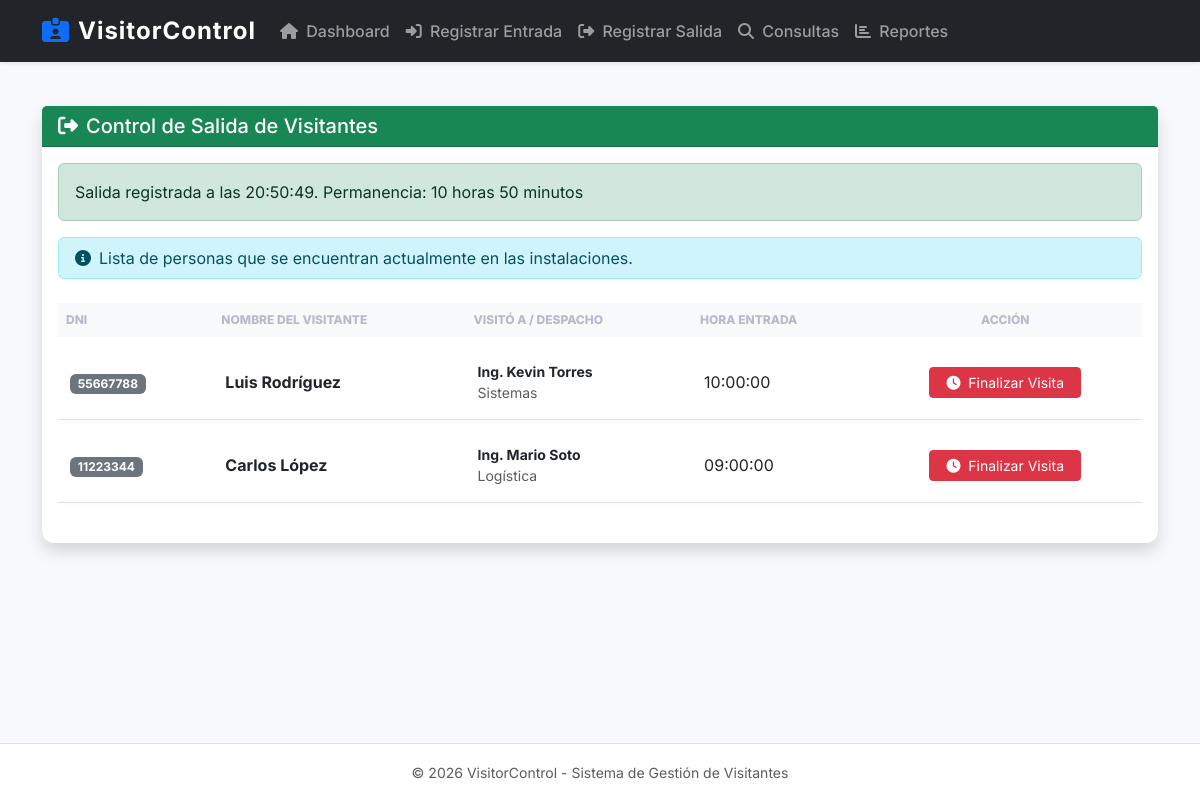
Screenshot of /modulos/registro_salida.php?finalizar=5 with the database file from the repository.
### tables this page shows
CREATE TABLE IF NOT EXISTS visita (
    id_visita INT AUTO_INCREMENT PRIMARY KEY,
    id_persona INT NOT NULL,
    id_despacho INT NOT NULL,
    id_funcionario INT NOT NULL,
    fecha DATE NOT NULL,
    hora_entrada TIME NOT NULL,
    hora_salida TIME DEFAULT NULL,
    tiempo_permanencia VARCHAR(50) DEFAULT NULL,
    FOREIGN KEY (id_persona) REFERENCES persona(id_persona),
    FOREIGN KEY (id_despacho) REFERENCES despacho(id_despacho),
    FOREIGN KEY (id_funcionario) REFERENCES funcionario(id_funcionario)
);

CREATE TABLE IF NOT EXISTS persona (
    id_persona INT AUTO_INCREMENT PRIMARY KEY,
    nombre VARCHAR(100) NOT NULL,
    dni VARCHAR(20) NOT NULL UNIQUE
);

CREATE TABLE IF NOT EXISTS funcionario (
    id_funcionario INT AUTO_INCREMENT PRIMARY KEY,
    id_despacho INT NOT NULL,
    nombre VARCHAR(100) NOT NULL,
    cargo VARCHAR(100),
    FOREIGN KEY (id_despacho) REFERENCES despacho(id_despacho)
);

CREATE TABLE IF NOT EXISTS despacho (
    id_despacho INT AUTO_INCREMENT PRIMARY KEY,
    nombre VARCHAR(100) NOT NULL
);

### modulos/registro_salida.php (the view)
<?php
require_once "../config/conexion.php";
include_once "../includes/header.php";
include_once "../includes/navbar.php";
$mensaje = "";
if (isset($_GET['finalizar'])) {
    $id_visita = $_GET['finalizar'];
    $hora_salida = date('H:i:s');
    $sql_v = "SELECT hora_entrada FROM visita WHERE id_visita = $id_visita";
    $res_v = mysqli_query($conexion, $sql_v);
    $visita = mysqli_fetch_assoc($res_v);
    if ($visita) {
        $hora_entrada = $visita['hora_entrada'];
        $sql_calc = "SELECT TIMEDIFF('$hora_salida', '$hora_entrada') as diff";
        $res_calc = mysqli_query($conexion, $sql_calc);
        $diff_raw = mysqli_fetch_assoc($res_calc)['diff'];
        $partes = explode(':', $diff_raw);
        $horas = (int)$partes[0];
        $minutos = (int)$partes[1];
        $tiempo_legible = "$horas horas $minutos minutos";
        $sql_update = "UPDATE visita SET
                       hora_salida = '$hora_salida',
                       tiempo_permanencia = '$tiempo_legible'
                       WHERE id_visita = $id_visita";
        if (mysqli_query($conexion, $sql_update)) {
            $mensaje = "<div class='alert alert-success'>Salida registrada a las $hora_salida. Permanencia: $tiempo_legible</div>";
        }
    }
}
$sql_dentro = "SELECT v.*, p.nombre, p.dni, d.nombre as despacho, f.nombre as funcionario
               FROM visita v
               JOIN persona p ON v.id_persona = p.id_persona
               JOIN despacho d ON v.id_despacho = d.id_despacho
               JOIN funcionario f ON v.id_funcionario = f.id_funcionario
               WHERE v.hora_salida IS NULL
               ORDER BY v.hora_entrada DESC";
$res_dentro = mysqli_query($conexion, $sql_dentro);
?>
<div class="container container-main fade-in">
    <div class="row">
        <div class="col-12">
            <div class="card shadow">
                <div class="card-header bg-success text-white">
                    <h5 class="mb-0"><i class="fas fa-sign-out-alt me-2"></i>Control de Salida de Visitantes</h5>
                </div>
                <div class="card-body">
                    <?php echo $mensaje; ?>
                    <div class="alert alert-info py-2">
                        <i class="fas fa-info-circle me-2"></i>Lista de personas que se encuentran actualmente en las instalaciones.
                    </div>
                    <div class="table-responsive">
                        <table class="table table-hover align-middle">
                            <thead class="table-light">
                                <tr>
                                    <th>DNI</th>
                                    <th>Nombre del Visitante</th>
                                    <th>Visitó a / Despacho</th>
                                    <th>Hora Entrada</th>
                                    <th class="text-center">Acción</th>
                                </tr>
                            </thead>
                            <tbody>
                                <?php if (mysqli_num_rows($res_dentro) > 0): ?>
                                    <?php while($row = mysqli_fetch_assoc($res_dentro)): ?>
                                        <tr>
                                            <td><span class="badge bg-secondary"><?php echo $row['dni']; ?></span></td>
                                            <td class="fw-bold"><?php echo $row['nombre']; ?></td>
                                            <td>
                                                <div class="small fw-bold"><?php echo $row['funcionario']; ?></div>
                                                <div class="small text-muted"><?php echo $row['despacho']; ?></div>
                                            </td>
                                            <td><?php echo $row['hora_entrada']; ?></td>
                                            <td class="text-center">
                                                <a href="?finalizar=<?php echo $row['id_visita']; ?>"
                                                   class="btn btn-danger btn-sm px-3"
                                                   onclick="return confirm('¿Registrar la salida de este visitante?')">
                                                   <i class="fas fa-clock me-1"></i> Finalizar Visita
                                                </a>
                                            </td>
                                        </tr>
                                    <?php endwhile; ?>
                                <?php else: ?>
                                    <tr>
                                        <td colspan="5" class="text-center py-4 text-muted">No hay personas registradas "En Planta".</td>
                                    </tr>
                                <?php endif; ?>
                            </tbody>
                        </table>
                    </div>
                </div>
            </div>
        </div>
    </div>
</div>
<?php include_once "../includes/footer.php"; ?>

### assets/css/style.css (style rules this page uses)
:root { --primary: #4e73df; --success: #1cc88a; --info: #36b9cc; --warning: #f6c23e; --danger: #e74a3b; --secondary: #858796; --dark: #5a5c69; }
body { font-family: 'Inter', sans-serif; background-color: #f8f9fc; color: #5a5c69; display: flex; flex-direction: column; min-height: 100vh; }
.container-main { flex: 1; padding-top: 20px; padding-bottom: 40px; }
.card { border: none; border-radius: 0.75rem; transition: transform 0.2s ease, box-shadow 0.2s ease; }
.fade-in { animation: fadeIn 0.5s ease-in; }
.table { border-collapse: separate; border-spacing: 0 8px; }
.table thead th { border-bottom: none; text-transform: uppercase; font-size: 0.75rem; color: #b7b9cc; font-weight: 800; }
.table tbody tr { background-color: #fff; box-shadow: 0 2px 4px rgba(0,0,0,0.02); border-radius: 8px; }
.table tbody td { border-top: none; padding: 1rem 0.75rem; }

### rows the page displays
visita: id_persona.dni "55667788", id_persona.nombre "Luis Rodríguez", id_funcionario.nombre "Ing. Kevin Torres", id_despacho.nombre "Sistemas", hora_entrada "10:00:00"
visita: id_persona.dni "11223344", id_persona.nombre "Carlos López", id_funcionario.nombre "Ing. Mario Soto", id_despacho.nombre "Logística", hora_entrada "09:00:00"

### other values shown
$hora_salida "20:50:49"
$tiempo_legible "10 horas 50 minutos"
